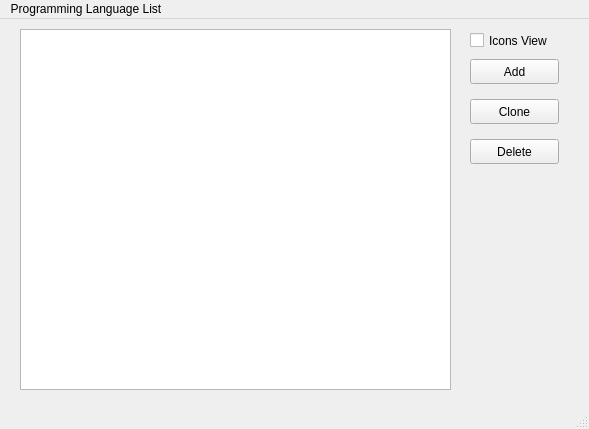
<?xml version="1.0" encoding="UTF-8"?>
<ui version="4.0">
 <class>MainWindow</class>
 <widget class="QMainWindow" name="MainWindow">
  <property name="geometry">
   <rect>
    <x>0</x>
    <y>0</y>
    <width>589</width>
    <height>429</height>
   </rect>
  </property>
  <property name="windowTitle">
   <string>MainWindow</string>
  </property>
  <widget class="QWidget" name="centralwidget">
   <widget class="QListView" name="listView">
    <property name="geometry">
     <rect>
      <x>20</x>
      <y>10</y>
      <width>431</width>
      <height>361</height>
     </rect>
    </property>
   </widget>
   <widget class="QCheckBox" name="iconViewCheckBox">
    <property name="geometry">
     <rect>
      <x>470</x>
      <y>10</y>
      <width>111</width>
      <height>23</height>
     </rect>
    </property>
    <property name="text">
     <string>Icons View</string>
    </property>
   </widget>
   <widget class="QPushButton" name="addButton">
    <property name="geometry">
     <rect>
      <x>470</x>
      <y>40</y>
      <width>89</width>
      <height>25</height>
     </rect>
    </property>
    <property name="text">
     <string>Add</string>
    </property>
   </widget>
   <widget class="QPushButton" name="deleteButton">
    <property name="geometry">
     <rect>
      <x>470</x>
      <y>120</y>
      <width>89</width>
      <height>25</height>
     </rect>
    </property>
    <property name="text">
     <string>Delete</string>
    </property>
   </widget>
   <widget class="QPushButton" name="cloneButton">
    <property name="geometry">
     <rect>
      <x>470</x>
      <y>80</y>
      <width>89</width>
      <height>25</height>
     </rect>
    </property>
    <property name="text">
     <string>Clone</string>
    </property>
   </widget>
  </widget>
  <widget class="QMenuBar" name="menubar">
   <property name="geometry">
    <rect>
     <x>0</x>
     <y>0</y>
     <width>589</width>
     <height>22</height>
    </rect>
   </property>
   <widget class="QMenu" name="menuProgramming_Language_List">
    <property name="title">
     <string>Programming Language List</string>
    </property>
   </widget>
   <addaction name="menuProgramming_Language_List"/>
  </widget>
  <widget class="QStatusBar" name="statusbar"/>
 </widget>
 <resources/>
 <connections/>
</ui>
